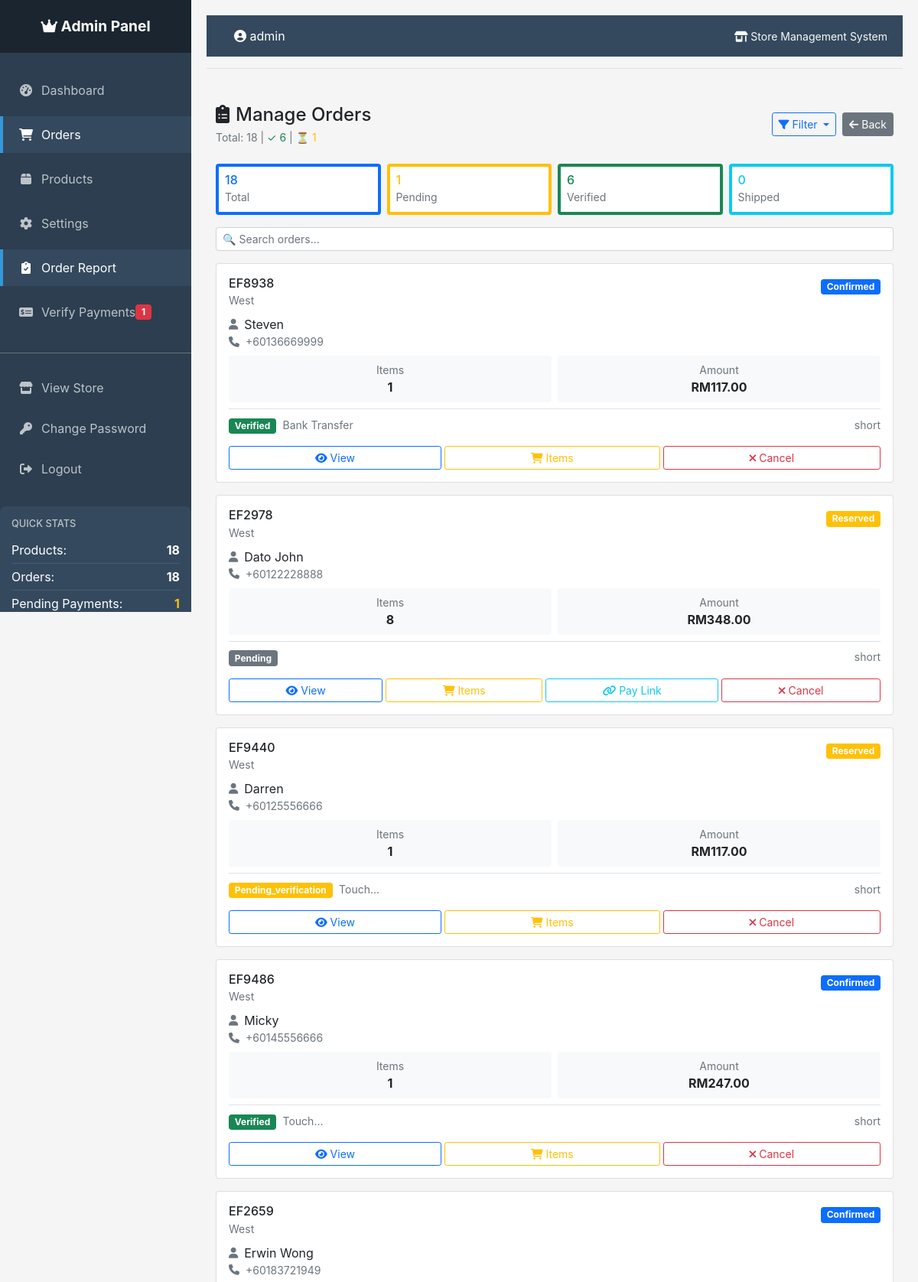
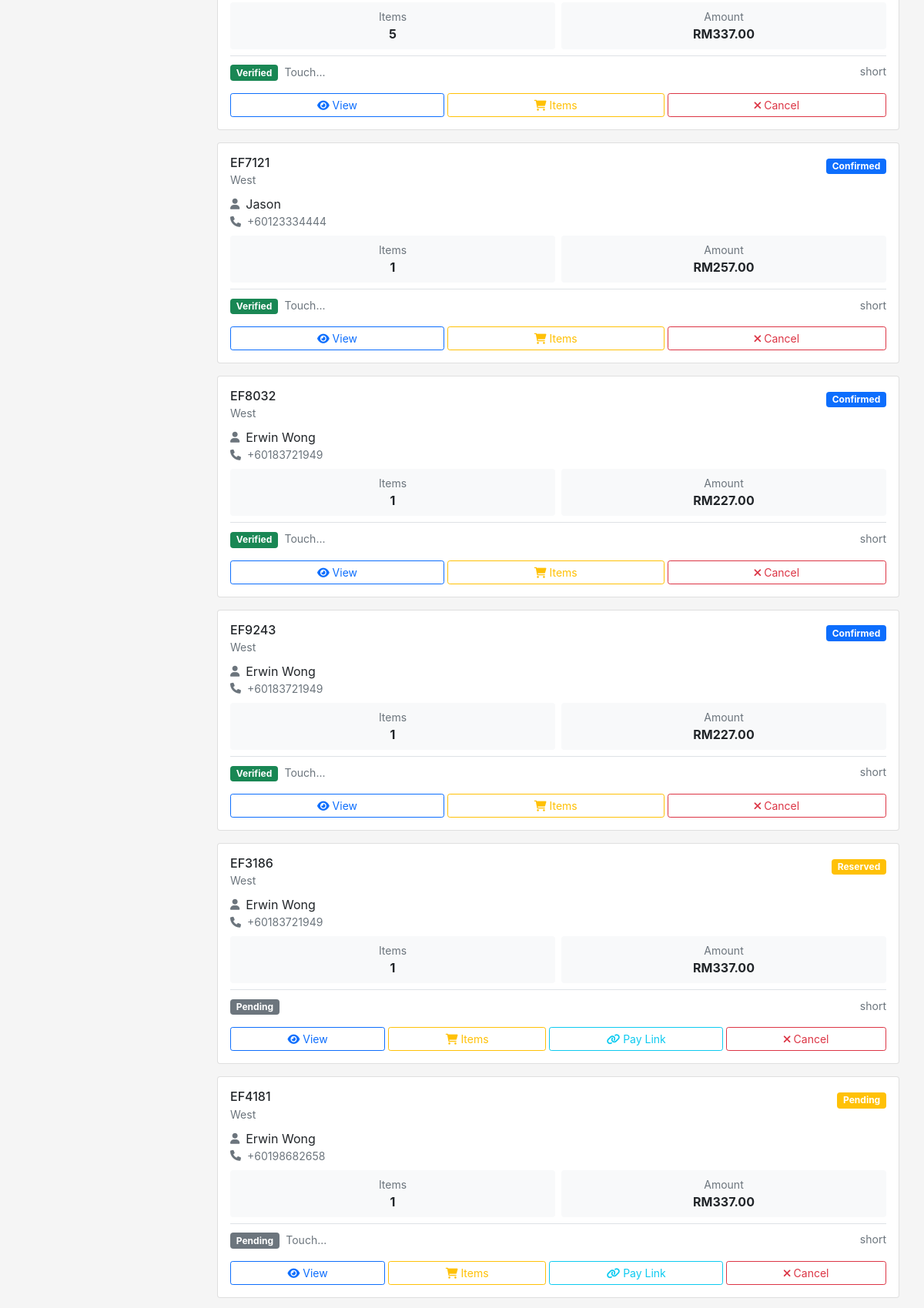
Page /admin/orders (signed in, upper part) on the committed database (2 pictures, top to bottom).
### tables this page shows
CREATE TABLE orders (
            id INTEGER PRIMARY KEY AUTOINCREMENT,
            order_id TEXT UNIQUE NOT NULL,
            customer_name TEXT NOT NULL,
            total_price REAL NOT NULL,
            shipping_fee REAL NOT NULL,
            address TEXT NOT NULL,
            postcode TEXT NOT NULL,
            state TEXT NOT NULL,
            region TEXT NOT NULL,
            status TEXT DEFAULT 'pending',
            created_at TIMESTAMP DEFAULT CURRENT_TIMESTAMP
        , contact_number TEXT, payment_method TEXT, payment_status TEXT DEFAULT "pending", payment_receipt TEXT, payment_verified BOOLEAN DEFAULT 0, payment_verified_at TIMESTAMP, payment_verified_by TEXT, tracking_number TEXT, updated_at TIMESTAMP);

### app.py (the view)
@app.route('/admin/orders')
@admin_required
def admin_orders():
    orders = g.conn.execute('''
        SELECT o.*,
               (SELECT COUNT(*) FROM order_items WHERE order_id = o.order_id) as item_count
        FROM orders o
        ORDER BY o.created_at DESC
    ''').fetchall()
    return render_template('admin_orders.html', orders=orders)

### app.py (called while the page is built)
@app.template_filter('datetimeformat')
def datetimeformat(value, format='%d %b %Y, %I:%M %p'):
    if value:
        if isinstance(value, str):
            try:
                for fmt in ('%Y-%m-%d %H:%M:%S', '%Y-%m-%d %H:%M:%S.%f', '%Y-%m-%d'):
                    try:
                        value = datetime.strptime(value, fmt)
                        break
                    except ValueError:
                        continue
            except:
                return value
        if isinstance(value, datetime):
            return value.strftime(format)
    return ''

def get_db_connection():
    conn = sqlite3.connect(app.config['DATABASE'])
    conn.row_factory = sqlite3.Row
    return conn

@app.before_request
def before_request():
    g.conn = get_db_connection()

@app.teardown_request
def teardown_request(exception):
    if hasattr(g, 'conn'):
        g.conn.close()

def admin_required(f):
    @wraps(f)
    def decorated_function(*args, **kwargs):
        if 'admin_logged_in' not in session:
            return redirect(url_for('admin_login'))
        return f(*args, **kwargs)
    return decorated_function

@app.context_processor
def inject_pending_payments():
    if hasattr(g, 'conn'):
        pending_count = g.conn.execute(
            'SELECT COUNT(*) FROM orders WHERE payment_status = "pending_verification"'
        ).fetchone()[0]
        return dict(pending_payments=pending_count)
    return dict(pending_payments=0)

### templates/admin_orders.html (shortened to what this page needs)
{% extends "admin_base.html" %}
{% block content %}
<div class="container-fluid py-3">
    <div class="d-flex flex-column flex-md-row justify-content-between align-items-start align-items-md-center mb-4 gap-3">
        <div>
            <h1 class="h4 mb-1">
                <i class="fas fa-clipboard-list me-2"></i>Manage Orders
            </h1>
            <p class="text-muted small mb-0">
                Total: {{ orders|length }} |
                <span class="text-success">✓ {{ orders|selectattr('payment_status', 'equalto', 'verified')|list|length }}</span> |
                <span class="text-warning">⏳ {{ orders|selectattr('payment_status', 'equalto', 'pending_verification')|list|length }}</span>
            </p>
        </div>
        <div class="d-flex gap-2">
            <div class="dropdown">
                <button type="button" class="btn btn-sm btn-outline-primary dropdown-toggle" data-bs-toggle="dropdown">
                    <i class="fas fa-filter"></i> Filter
                </button>
            </div>
            <a href="{{ url_for('admin_dashboard') }}" class="btn btn-sm btn-secondary">
                <i class="fas fa-arrow-left"></i>
                <span class="d-none d-sm-inline">Back</span>
            </a>
        </div>
    </div>
    <div class="row g-2 mb-3">
        <div class="col-3">
            <div class="card border-start border-primary border-4">
                <div class="card-body py-2 px-2">
                    <h6 class="text-primary mb-0">{{ orders|length }}</h6>
                    <small class="text-muted">Total</small>
                </div>
            </div>
        </div>
        <div class="col-3">
            <div class="card border-start border-warning border-4">
                <div class="card-body py-2 px-2">
                    <h6 class="text-warning mb-0">{{ orders|selectattr('payment_status', 'equalto', 'pending_verification')|list|length }}</h6>
                    <small class="text-muted">Pending</small>
                </div>
            </div>
        </div>
        <div class="col-3">
            <div class="card border-start border-success border-4">
                <div class="card-body py-2 px-2">
                    <h6 class="text-success mb-0">{{ orders|selectattr('payment_status', 'equalto', 'verified')|list|length }}</h6>
                    <small class="text-muted">Verified</small>
                </div>
            </div>
        </div>
        <div class="col-3">
            <div class="card border-start border-info border-4">
                <div class="card-body py-2 px-2">
                    <h6 class="text-info mb-0">{{ orders|selectattr('status', 'equalto', 'shipped')|list|length }}</h6>
                    <small class="text-muted">Shipped</small>
                </div>
            </div>
        </div>
    </div>
    <div class="mb-3">
        <input type="search" class="form-control form-control-sm"
               placeholder="🔍 Search orders..."
               oninput="quickSearch()"
               id="orderSearch">
    </div>
    <div id="ordersList">
        {% for order in orders %}
        <div class="card order-card mb-3"
             data-status="{{ order.status }}"
             data-payment="{{ order.payment_status }}"
             data-orderid="{{ order.order_id }}">
            <div class="card-body">
                <div class="d-flex justify-content-between align-items-start mb-2">
                    <div>
                        <h6 class="mb-0">{{ order.order_id }}</h6>
                        <small class="text-muted">{{ order.region|title }}</small>
                    </div>
                    <div class="text-end">
                        <span class="badge {% if order.status == 'completed' %}bg-success{% elif order.status == 'shipped' %}bg-info{% elif order.status == 'cancelled' %}bg-danger{% elif order.status == 'confirmed' %}bg-primary{% else %}bg-warning{% endif %}">
                            {{ order.status|title }}
                        </span>
                    </div>
                </div>
                <div class="mb-2">
                    <div class="d-flex align-items-center">
                        <i class="fas fa-user me-2 text-muted small"></i>
                        <span class="fw-medium">{{ order.customer_name }}</span>
                    </div>
                    <div class="d-flex align-items-center">
                        <i class="fas fa-phone me-2 text-muted small"></i>
                        <small class="text-muted">+6{{ order.contact_number }}</small>
                    </div>
                </div>
                <div class="row g-2 mb-2">
                    <div class="col-6">
                        <div class="bg-light rounded p-2 text-center">
                            <small class="text-muted d-block">Items</small>
                            <span class="fw-bold">{{ order.item_count }}</span>
                        </div>
                    </div>
                    <div class="col-6">
                        <div class="bg-light rounded p-2 text-center">
                            <small class="text-muted d-block">Amount</small>
                            <span class="fw-bold">RM{{ "%.2f"|format(order.total_price) }}</span>
                        </div>
                    </div>
                </div>
                <div class="d-flex justify-content-between align-items-center border-top pt-2">
                    <div>
                        <span class="badge {% if order.payment_status == 'verified' %}bg-success{% elif order.payment_status == 'rejected' %}bg-danger{% elif order.payment_status == 'pending_verification' %}bg-warning{% else %}bg-secondary{% endif %}">
                            {{ order.payment_status|title }}
                        </span>
                        {% if order.payment_method %}
                        <small class="text-muted ms-1">{{ order.payment_method|truncate(10) }}</small>
                        {% endif %}
                    </div>
                    <small class="text-muted">{{ order.created_at|datetimeformat('short') }}</small>
                </div>
                <div class="d-flex justify-content-between gap-1 mt-3">
                    <a href="{{ url_for('order_details', order_id=order.order_id) }}"
                       class="btn btn-sm btn-outline-primary flex-fill">
                        <i class="fas fa-eye"></i>
                        <span class="d-none d-sm-inline">View</span>
                    </a>
                    <a href="{{ url_for('edit_order_items', order_id=order.order_id) }}"
                       class="btn btn-sm btn-outline-warning flex-fill">
                        <i class="fas fa-shopping-cart"></i>
                        <span class="d-none d-sm-inline">Items</span>
                    </a>
                    {% if order.payment_status == 'pending' %}
                    <a href="{{ url_for('send_payment_link', order_id=order.order_id) }}"
                       class="btn btn-sm btn-outline-info flex-fill"
                       onclick="return confirm('Send payment link for {{ order.order_id }}?')">
                        <i class="fas fa-link"></i>
                        <span class="d-none d-sm-inline">Pay Link</span>
                    </a>
                    {% endif %}
                    {% if order.status != 'cancelled' and order.status != 'completed' %}
                    <a href="{{ url_for('cancel_order', order_id=order.order_id) }}"
                       class="btn btn-sm btn-outline-danger flex-fill"
                       onclick="return confirm('Cancel order {{ order.order_id }}?')">
                        <i class="fas fa-times"></i>
                        <span class="d-none d-sm-inline">Cancel</span>
                    </a>
                    {% endif %}
                </div>
            </div>
        </div>
        {% endfor %}
    </div>
</div>
{% endblock %}

### templates/admin_base.html (style rules this page uses)
body { font-family: -apple-system, BlinkMacSystemFont, 'Segoe UI', Roboto, Oxygen, Ubuntu, Cantarell, sans-serif; background-color: #f5f5f5; }

### templates/admin_orders.html (style rules this page uses)
@media (min-width: 768px) { .order-card { max-width: 100%; } }

### rows in the picture
orders: order_id "EF8938", region "West", status "Confirmed", customer_name "Steven", contact_number "0136669999", item_count "1", total_price "117.00", payment_status "Verified", payment_method "Bank Transfer", created_at "short"
orders: order_id "EF2978", region "West", status "Reserved", customer_name "Dato John", contact_number "0122228888", item_count "8", total_price "348.00", payment_status "Pending", created_at "short"
orders: order_id "EF9440", region "West", status "Reserved", customer_name "Darren", contact_number "0125556666", item_count "1", total_price "117.00", payment_status "Pending_verification", payment_method "Touch...", created_at "short"
orders: order_id "EF9486", region "West", status "Confirmed", customer_name "Micky", contact_number "0145556666", item_count "1", total_price "247.00", payment_status "Verified", payment_method "Touch...", created_at "short"
orders: order_id "EF2659", region "West", status "Confirmed", customer_name "Erwin Wong", contact_number "0183721949", item_count "5", total_price "337.00", payment_status "Verified", payment_method "Touch...", created_at "short"
orders: order_id "EF7121", region "West", status "Confirmed", customer_name "Jason", contact_number "0123334444", item_count "1", total_price "257.00", payment_status "Verified", payment_method "Touch...", created_at "short"
orders: order_id "EF8032", region "West", status "Confirmed", customer_name "Erwin Wong", contact_number "0183721949", item_count "1", total_price "227.00", payment_status "Verified", payment_method "Touch...", created_at "short"
orders: order_id "EF9243", region "West", status "Confirmed", customer_name "Erwin Wong", contact_number "0183721949", item_count "1", total_price "227.00", payment_status "Verified", payment_method "Touch...", created_at "short"
orders: order_id "EF3186", region "West", status "Reserved", customer_name "Erwin Wong", contact_number "0183721949", item_count "1", total_price "337.00", payment_status "Pending", created_at "short"
orders: order_id "EF4181", region "West", status "Pending", customer_name "Erwin Wong", contact_number "0198682658", item_count "1", total_price "337.00", payment_status "Pending", payment_method "Touch...", created_at "short"

### other values in the picture
{{ pending_payments }} "1"
{{ stats['product_count'] if stats else 0 }} "18"
{{ order_stats['order_count'] if order_stats else 0 }} "18"
{{ pending_stats['pending_count'] if pending_stats else 0 }} "1"
{{ session.get('admin_username', 'Admin') }} "admin"
{{ orders|length }} "18"
{{ orders|selectattr('payment_status', 'equalto', 'verified')|list|length }} "6"
{{ orders|selectattr('status', 'equalto', 'shipped')|list|length }} "0"
